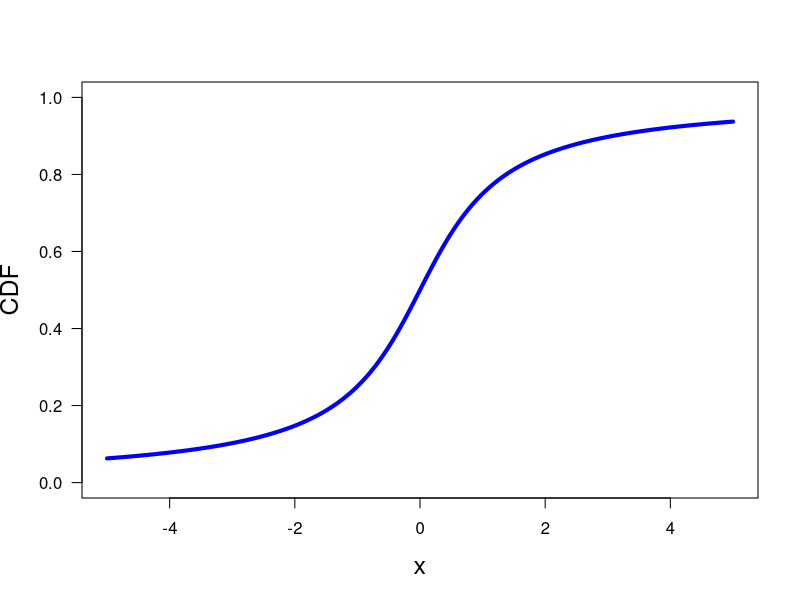

Here is the R script that generated this plot:
print('file: CauchyCDF.R')
# CDF of Cauchy distribution
x = seq(-5.0,5,0.01)
Cauchy = pcauchy(x)
# png('CauchyCDFBook160143R.png',width=16,height=16,units='cm',res=300)
plot(x,Cauchy,type='l',col='blue',xlab='x',ylab='CDF',lwd=4,
     xlim=c(min(x),max(x)),ylim=c(0,1),las=1,cex.lab=1.5)
# dev.off()